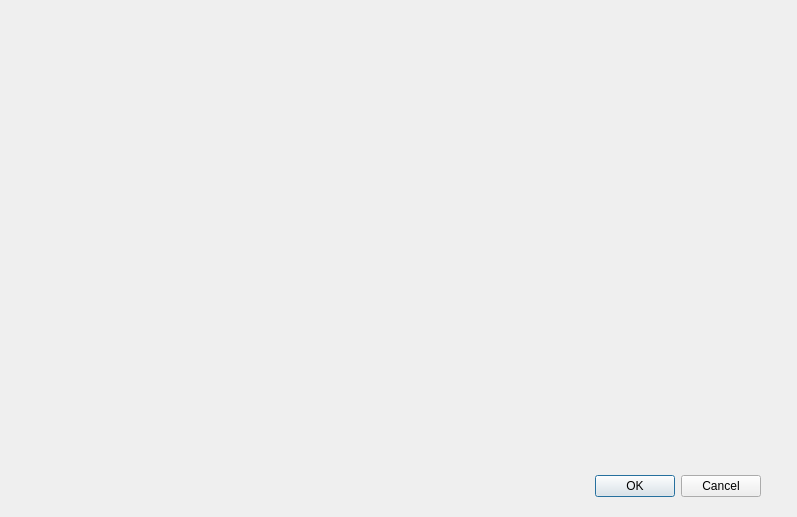
<?xml version="1.0" encoding="UTF-8"?>
<ui version="4.0">
 <class>DiretoryViewer</class>
 <widget class="QDialog" name="DiretoryViewer">
  <property name="geometry">
   <rect>
    <x>0</x>
    <y>0</y>
    <width>797</width>
    <height>517</height>
   </rect>
  </property>
  <property name="windowTitle">
   <string>Dialog</string>
  </property>
  <widget class="QDialogButtonBox" name="buttonBox">
   <property name="geometry">
    <rect>
     <x>460</x>
     <y>470</y>
     <width>301</width>
     <height>32</height>
    </rect>
   </property>
   <property name="orientation">
    <enum>Qt::Horizontal</enum>
   </property>
   <property name="standardButtons">
    <set>QDialogButtonBox::Cancel|QDialogButtonBox::Ok</set>
   </property>
  </widget>
 </widget>
 <resources/>
 <connections>
  <connection>
   <sender>buttonBox</sender>
   <signal>accepted()</signal>
   <receiver>DiretoryViewer</receiver>
   <slot>accept()</slot>
   <hints>
    <hint type="sourcelabel">
     <x>248</x>
     <y>254</y>
    </hint>
    <hint type="destinationlabel">
     <x>157</x>
     <y>274</y>
    </hint>
   </hints>
  </connection>
  <connection>
   <sender>buttonBox</sender>
   <signal>rejected()</signal>
   <receiver>DiretoryViewer</receiver>
   <slot>reject()</slot>
   <hints>
    <hint type="sourcelabel">
     <x>316</x>
     <y>260</y>
    </hint>
    <hint type="destinationlabel">
     <x>286</x>
     <y>274</y>
    </hint>
   </hints>
  </connection>
 </connections>
</ui>
